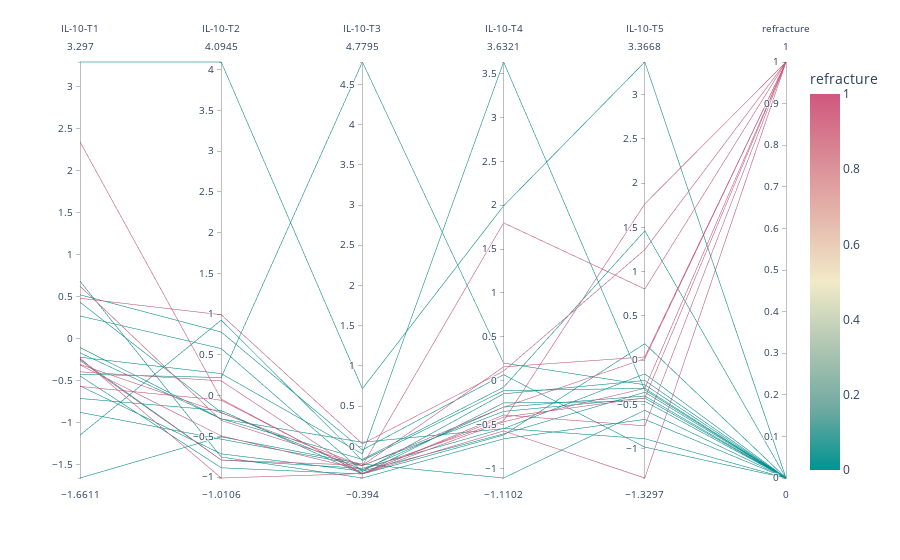

Notebook code cell kept with this figure:
### Code cell
import plotly.express as px

fig = px.parallel_coordinates(IL_10_DF, color = "refracture", color_continuous_scale=px.colors.diverging.Tealrose, color_continuous_midpoint=0.5)
fig.show()

### Figure 1 — Plotly figure (JSON) as saved in the notebook; plotly's stock layout.template omitted (floating-point values rounded to 4 significant figures)
{"data": [{"dimensions": [{"label": "IL-10-T1", "values": [-0.2617, 3.297, 0.5225, 0.4807, -0.3959, 0.2698, 0.6846, -0.4238, -0.5632, 2.345, 0.4337, 0.6254, -0.246, -0.314, -0.8786, -0.5701, -0.307, -0.4447, -0.2321, -0.7131, -0.1693, -1.15, -0.1066, -1.661, -0.2216]}, {"label": "IL-10-T2", "values": [-0.7896, 4.094, 0.7807, 0.9927, 0.1813, 0.5779, -0.7531, 0.2223, -0.7143, -0.04203, -0.2061, -0.3041, -0.7896, -0.4933, -0.5343, -0.0557, -0.2107, -0.8853, -1.011, -0.1833, -0.2859, 0.9266, -0.2836, -0.5047, 0.2702]}, {"label": "IL-10-T3", "values": [-0.2368, 0.7166, -0.04475, 0.03101, -0.3442, -0.3115, -0.394, 4.779, -0.3089, -0.3426, -0.2918, -0.2414, -0.2736, -0.2933, -0.2378, -0.3343, -0.2388, -0.3442, -0.339, -0.3463, 0.05073, -0.1766, -0.1626, -0.2207, -0.09457]}, {"label": "IL-10-T4", "values": [0.1567, 1.993, 0.06755, 0.1084, -0.4693, -0.1504, -0.6636, 0.1996, -0.6078, -0.392, -0.3018, -0.3029, -0.5444, -0.4585, -0.3512, -0.4167, 1.798, -0.6207, -0.5734, -0.2545, -0.5476, -0.115, -0.07524, -1.11, 3.632]}, {"label": "IL-10-T5", "values": [0.03751, 3.367, -0.9809, 1.247, -0.3174, -0.2287, -0.6683, -0.2771, -0.3618, -0.7409, -0.4041, 0.01734, -0.8861, 1.766, -0.4283, -0.4263, 0.8038, 0.1867, -1.33, -0.4646, -0.1541, -0.3174, 1.461, -0.5654, -0.3356]}, {"label": "refracture", "values": [1, 0, 0, 1, 1, 0, 0, 0, 0, 1, 0, 1, 0, 1, 0, 1, 1, 0, 1, 0, null, null, null, null, null]}], "domain": {"x": [0, 1], "y": [0, 1]}, "line": {"color": [1, 0, 0, 1, 1, 0, 0, 0, 0, 1, 0, 1, 0, 1, 0, 1, 1, 0, 1, 0, null, null, null, null, null], "coloraxis": "coloraxis"}, "name": "", "type": "parcoords"}], "layout": {"coloraxis": {"cmid": 0.5, "colorbar": {"title": {"text": "refracture"}}, "colorscale": [[0, "rgb(0, 147, 146)"], [0.1667, "rgb(114, 170, 161)"], [0.3333, "rgb(177, 199, 179)"], [0.5, "rgb(241, 234, 200)"], [0.6667, "rgb(229, 185, 173)"], [0.8333, "rgb(217, 137, 148)"], [1, "rgb(208, 88, 126)"]]}, "legend": {"tracegroupgap": 0}, "margin": {"t": 60}}}
